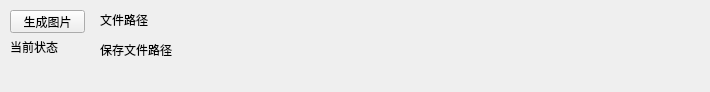
<?xml version="1.0" encoding="UTF-8"?>
<ui version="4.0">
 <class>MainWindow</class>
 <widget class="QMainWindow" name="MainWindow">
  <property name="geometry">
   <rect>
    <x>0</x>
    <y>0</y>
    <width>710</width>
    <height>92</height>
   </rect>
  </property>
  <property name="windowTitle">
   <string>MainWindow</string>
  </property>
  <widget class="QWidget" name="centralWidget">
   <widget class="QPushButton" name="Button_Open">
    <property name="geometry">
     <rect>
      <x>10</x>
      <y>10</y>
      <width>75</width>
      <height>23</height>
     </rect>
    </property>
    <property name="text">
     <string>生成图片</string>
    </property>
   </widget>
   <widget class="QLabel" name="label_filename">
    <property name="geometry">
     <rect>
      <x>100</x>
      <y>10</y>
      <width>591</width>
      <height>20</height>
     </rect>
    </property>
    <property name="text">
     <string>文件路径</string>
    </property>
    <property name="alignment">
     <set>Qt::AlignLeading|Qt::AlignLeft|Qt::AlignVCenter</set>
    </property>
   </widget>
   <widget class="QLabel" name="label_savepath">
    <property name="geometry">
     <rect>
      <x>100</x>
      <y>40</y>
      <width>591</width>
      <height>20</height>
     </rect>
    </property>
    <property name="text">
     <string>保存文件路径</string>
    </property>
    <property name="alignment">
     <set>Qt::AlignLeading|Qt::AlignLeft|Qt::AlignVCenter</set>
    </property>
   </widget>
   <widget class="QLabel" name="label_status">
    <property name="geometry">
     <rect>
      <x>10</x>
      <y>40</y>
      <width>54</width>
      <height>16</height>
     </rect>
    </property>
    <property name="text">
     <string>当前状态</string>
    </property>
    <property name="alignment">
     <set>Qt::AlignBottom|Qt::AlignLeading|Qt::AlignLeft</set>
    </property>
   </widget>
  </widget>
 </widget>
 <layoutdefault spacing="6" margin="11"/>
 <resources/>
 <connections/>
</ui>
